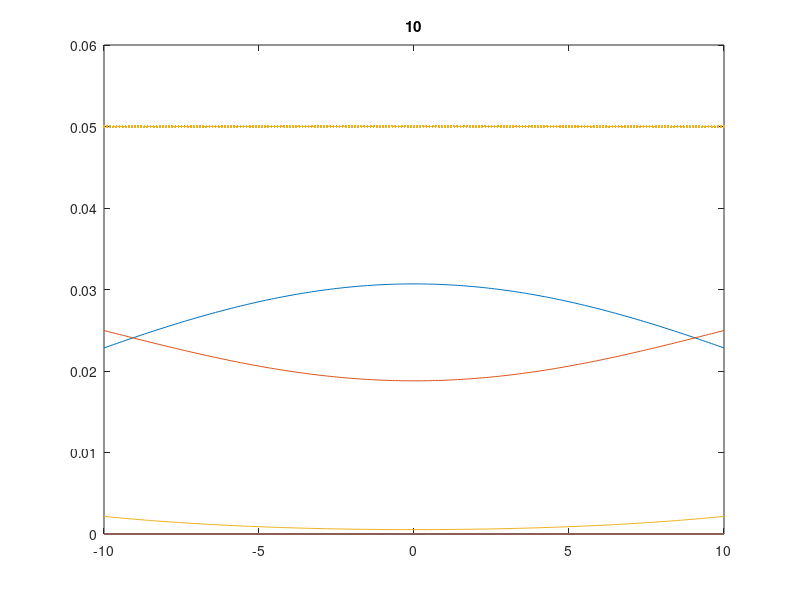
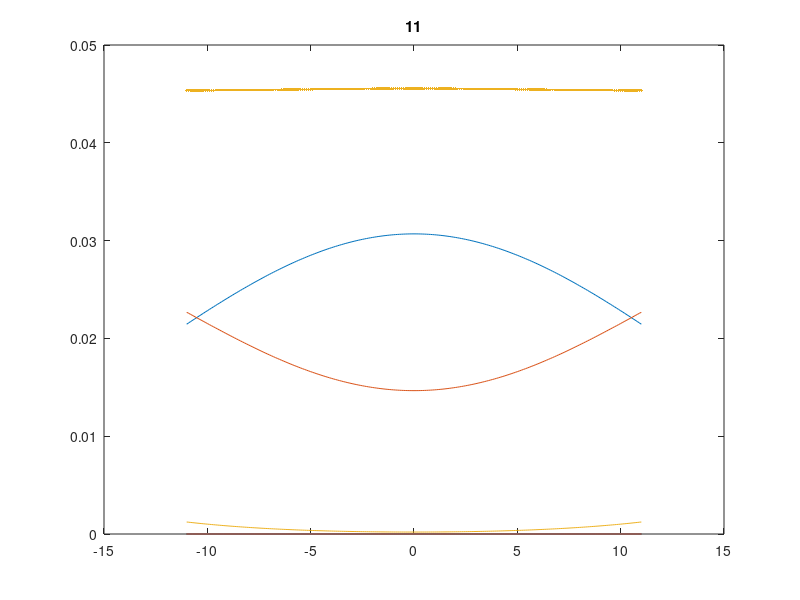
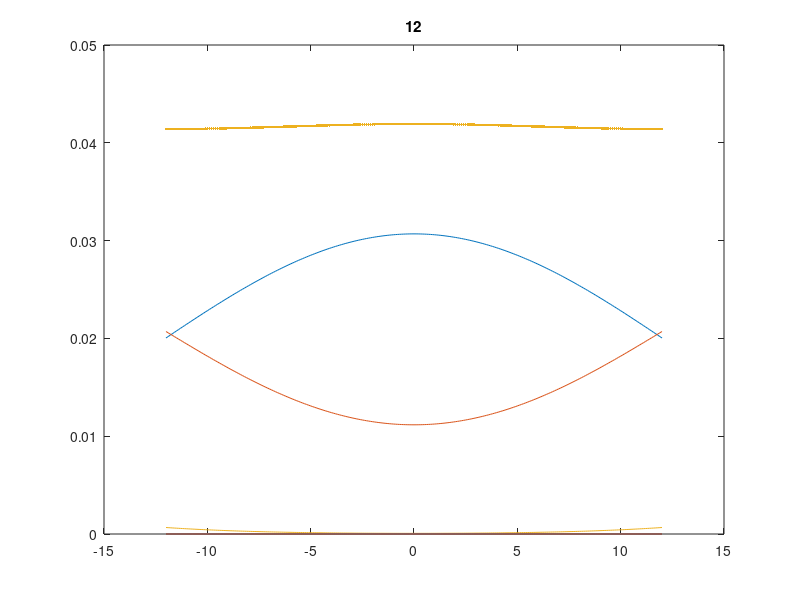
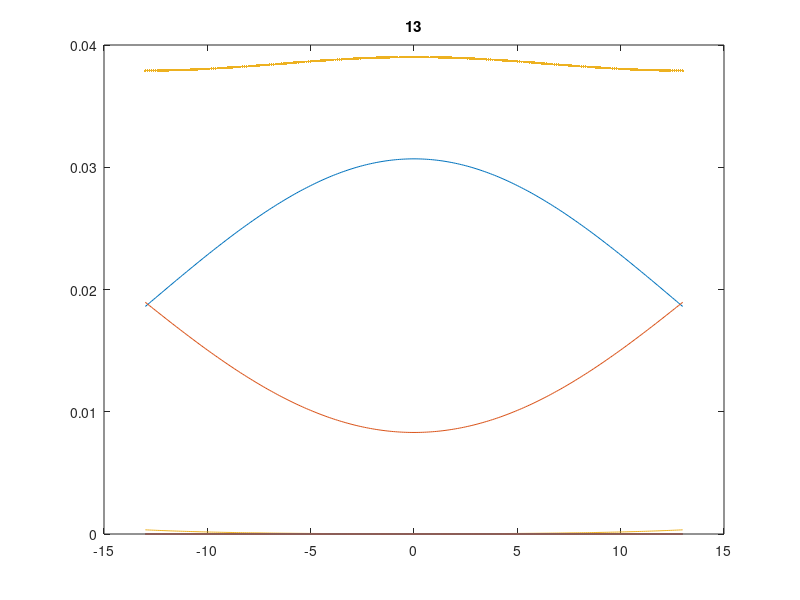

MATLAB code for these plots, in order:
sigma=13;
mu=0;
modulo=25;
xrange = [(-3*sigma):.1:(3*sigma)];
for modulo=[10:40]
	figure
	xrange = [(-modulo):.1:(modulo)];
	%a= (normpdf(xrange,mu,sigma)+normpdf(xrange,mu-modulo,sigma)+normpdf(xrange,mu+modulo,sigma)+normpdf(xrange,mu-2*modulo,sigma)+normpdf(xrange,mu+2*modulo,sigma))/5;
	a=normpdf(xrange,mu,sigma);
	b=a;
	plot (xrange,a);hold on;
	title(modulo)
	for i=[1:15]
		a=normpdf(xrange,mu-2*i*modulo,sigma)+normpdf(xrange,mu+2*i*modulo,sigma);
		b=b+a;
		%plot (xrange,a,xrange,normpdf(xrange,mu,sigma),xrange,normpdf(xrange,mu-modulo,sigma),xrange,normpdf(xrange,mu+modulo,sigma))
		plot (xrange,a);hold on;
	end
	%figure
	plot (xrange,b,'.')
	title(modulo)
end

